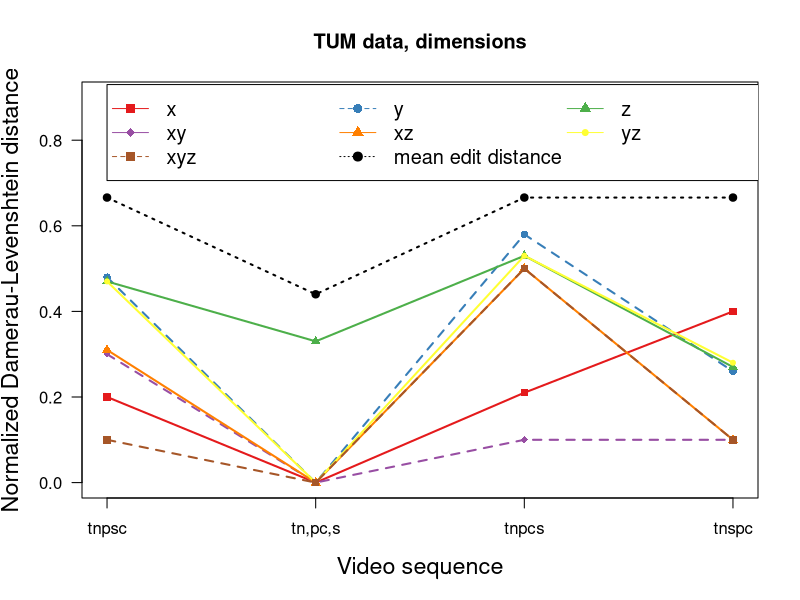

Reproduce this figure in R.
library(RColorBrewer)

# Define data (x: videos, y: fit of model, edit distance with Damerau-Levenshtein)
xdata <- c(1,2,3,4)
x <- c(0.2,0,0.21,0.4)
y <- c(0.48,0,0.58,0.26)
z <- c(0.47,0.33,0.53,0.27)
xy <- c(0.3,0,0.1,0.1)
xz <- c(0.31,0,0.5,0.1)
yz <- c(0.47,0,0.53,0.28)
xyz <- c(0.1,0,0.5,0.1)
avg <- c(0.666,0.44,0.666,0.666)
  
col = brewer.pal(n=7,name='Set1')

# Plot x
plot(xdata, x, type='o', col=col[1], pch=15, lty=1, ylim=c(0,0.9), lwd=2, 
     ylab='Normalized Damerau-Levenshtein distance', main="TUM data, dimensions",
     xlab='Video sequence', las=1, xaxt='n', cex.lab=1.4)
axis(side=1, at=1:4, labels=c('tnpsc','tn,pc,s','tnpcs','tnspc'), cex.axis=1)

# Plot y
points(xdata, y, col=col[2], pch=16)
lines(xdata, y, col=col[2], lty=2, lwd=2)

# Plot z
points(xdata, z, col=col[3], pch=17)
lines(xdata, z, col=col[3], lty=1, lwd=2)

# Plot xy
points(xdata, xy, col=col[4], pch=18)
lines(xdata, xy, col=col[4], lty=2, lwd=2)

# Plot xz
points(xdata, xz, col=col[5], pch=17)
lines(xdata, xz, col=col[5], lty=1, lwd=2)

# Plot yz
points(xdata, yz, col=col[6], pch=20)
lines(xdata, yz, col=col[6], lty=1, lwd=2)

# Plot xyz
points(xdata, xyz, col=col[7], pch=15)
lines(xdata, xyz, col=col[7], lty=2, lwd=2)

# Plot avg/baseline
points(xdata, avg, col='black', pch=19)
lines(xdata, avg, col='black', lty=3, lwd=2)


# Plot legend in 3 columns
legend_order <- matrix(1:9, ncol=3, byrow=TRUE)

legend(1,0.93, c('x','y','z','xy','xz','yz','xyz','mean edit distance')[legend_order], 
       col=c(col[1],col[2],col[3],col[4],col[5],col[6],col[7],'black')[legend_order], 
       pch=c(15,16,17,18,17,20,15,19)[legend_order], lty=c(1,2,1,1,1,1,2,3)[legend_order], ncol=3, cex=1.2)
